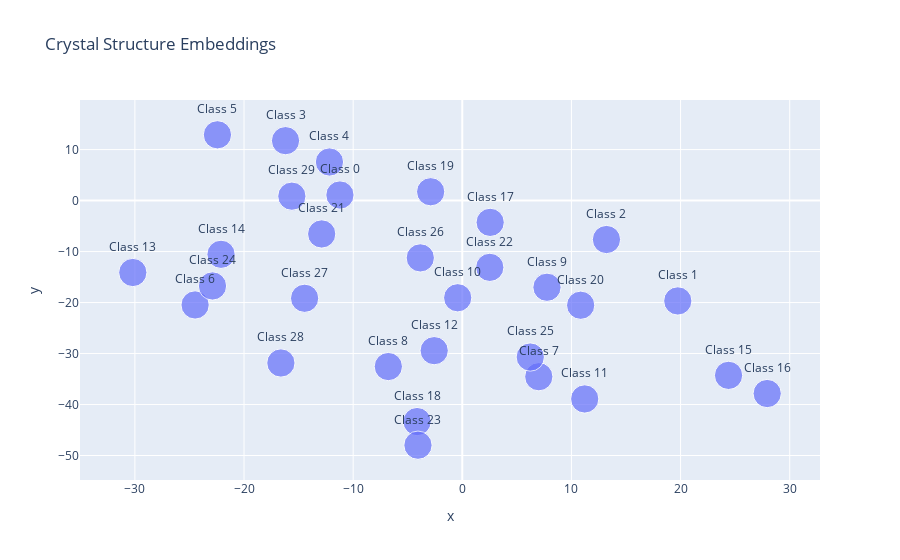

Notebook cell for this chart:
### Code cell
import plotly.express as px

# Создаем DataFrame для визуализации
import pandas as pd
df = pd.DataFrame({
    'x': embeddings_2d[:, 0],
    'y': embeddings_2d[:, 1],
    'class': [f'Class {cid}' for cid in class_ids],
    'size': [20]*len(class_ids)
})

# Интерактивный scatter plot
fig = px.scatter(df, x='x', y='y', text='class', 
                 hover_name='class', size='size',
                 title='Crystal Structure Embeddings')
fig.update_traces(textposition='top center')
fig.show()

### Figure 1 — Plotly figure (JSON) as saved in the notebook; plotly's stock layout.template omitted (floating-point values rounded to 4 significant figures)
{"data": [{"hovertemplate": "<b>%{hovertext}</b><br><br>x=%{x}<br>y=%{y}<br>size=%{marker.size}<br>class=%{text}<extra></extra>", "hovertext": ["Class 0", "Class 1", "Class 2", "Class 3", "Class 4", "Class 5", "Class 6", "Class 7", "Class 8", "Class 9", "Class 10", "Class 11", "Class 12", "Class 13", "Class 14", "Class 15", "Class 16", "Class 17", "Class 18", "Class 19", "Class 20", "Class 21", "Class 22", "Class 23", "Class 24", "Class 25", "Class 26", "Class 27", "Class 28", "Class 29"], "legendgroup": "", "marker": {"color": "#636efa", "size": [20, 20, 20, 20, 20, 20, 20, 20, 20, 20, 20, 20, 20, 20, 20, 20, 20, 20, 20, 20, 20, 20, 20, 20, 20, 20, 20, 20, 20, 20], "sizemode": "area", "sizeref": 0.05, "symbol": "circle"}, "mode": "markers+text", "name": "", "orientation": "v", "showlegend": false, "text": ["Class 0", "Class 1", "Class 2", "Class 3", "Class 4", "Class 5", "Class 6", "Class 7", "Class 8", "Class 9", "Class 10", "Class 11", "Class 12", "Class 13", "Class 14", "Class 15", "Class 16", "Class 17", "Class 18", "Class 19", "Class 20", "Class 21", "Class 22", "Class 23", "Class 24", "Class 25", "Class 26", "Class 27", "Class 28", "Class 29"], "textposition": "top center", "type": "scatter", "x": [-11.21, 19.75, 13.21, -16.2, -12.17, -22.44, -24.48, 7.01, -6.777, 7.759, -0.4208, 11.22, -2.575, -30.19, -22.11, 24.4, 27.94, 2.554, -4.144, -2.898, 10.85, -12.88, 2.52, -4.062, -22.89, 6.228, -3.849, -14.45, -16.62, -15.62], "xaxis": "x", "y": [1.088, -19.68, -7.642, 11.75, 7.562, 12.89, -20.47, -34.55, -32.55, -17.0, -19.07, -38.91, -29.44, -14.11, -10.54, -34.28, -37.85, -4.277, -43.34, 1.727, -20.53, -6.548, -13.1, -47.98, -16.75, -30.69, -11.24, -19.17, -31.86, 0.8596], "yaxis": "y"}], "layout": {"legend": {"itemsizing": "constant", "tracegroupgap": 0}, "title": {"text": "Crystal Structure Embeddings"}, "xaxis": {"anchor": "y", "domain": [0, 1], "title": {"text": "x"}}, "yaxis": {"anchor": "x", "domain": [0, 1], "title": {"text": "y"}}}}
